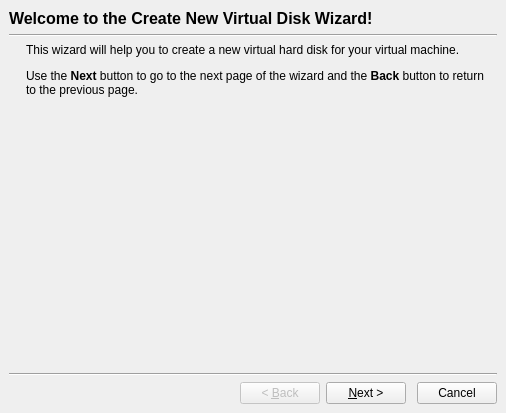
<ui version="4.0" >
 <comment>
 VBox frontends: Qt4 GUI ("VirtualBox"):

 Copyright (C) 2008 Sun Microsystems, Inc.

 This file is part of VirtualBox Open Source Edition (OSE), as
 available from http://www.virtualbox.org. This file is free software;
 you can redistribute it and/or modify it under the terms of the GNU
 General Public License (GPL) as published by the Free Software
 Foundation, in version 2 as it comes in the "COPYING" file of the
 VirtualBox OSE distribution. VirtualBox OSE is distributed in the
 hope that it will be useful, but WITHOUT ANY WARRANTY of any kind.

 Please contact Sun Microsystems, Inc., 4150 Network Circle, Santa
 Clara, CA 95054 USA or visit http://www.sun.com if you need
 additional information or have any questions.
 </comment>
 <class>VBoxNewHDWzd</class>
 <widget class="QDialog" name="VBoxNewHDWzd" >
  <property name="geometry" >
   <rect>
    <x>0</x>
    <y>0</y>
    <width>506</width>
    <height>413</height>
   </rect>
  </property>
  <property name="windowTitle" >
   <string>Create New Virtual Disk</string>
  </property>
  <layout class="QVBoxLayout" >
   <property name="leftMargin" >
    <number>0</number>
   </property>
   <property name="topMargin" >
    <number>0</number>
   </property>
   <property name="rightMargin" >
    <number>0</number>
   </property>
   <property name="bottomMargin" >
    <number>0</number>
   </property>
   <item>
    <widget class="QStackedWidget" name="mPageStack" >
     <property name="currentIndex" >
      <number>0</number>
     </property>
     <widget class="QWidget" name="mPageWelcome" >
      <layout class="QVBoxLayout" >
       <item>
        <widget class="QLabel" name="mPageWelcomeHdr" >
         <property name="font" >
          <font>
           <family>Arial</family>
           <pointsize>12</pointsize>
           <weight>75</weight>
           <bold>true</bold>
          </font>
         </property>
         <property name="text" >
          <string>Welcome to the Create New Virtual Disk Wizard!</string>
         </property>
        </widget>
       </item>
       <item>
        <widget class="Line" name="line11" >
         <property name="orientation" >
          <enum>Qt::Horizontal</enum>
         </property>
        </widget>
       </item>
       <item>
        <layout class="QHBoxLayout" >
         <property name="spacing" >
          <number>10</number>
         </property>
         <item>
          <widget class="QLabel" name="mLogoWelcome" >
           <property name="sizePolicy" >
            <sizepolicy vsizetype="Minimum" hsizetype="Maximum" >
             <horstretch>0</horstretch>
             <verstretch>0</verstretch>
            </sizepolicy>
           </property>
           <property name="autoFillBackground" >
            <bool>true</bool>
           </property>
           <property name="text" >
            <string/>
           </property>
           <property name="pixmap" >
            <pixmap resource="../VirtualBox1.qrc" >:/vmw_new_harddisk.png</pixmap>
           </property>
           <property name="alignment" >
            <set>Qt::AlignLeading|Qt::AlignLeft|Qt::AlignTop</set>
           </property>
          </widget>
         </item>
         <item>
          <layout class="QVBoxLayout" >
           <property name="spacing" >
            <number>10</number>
           </property>
           <item>
            <widget class="QILabel" name="mTextWelcome" >
             <property name="sizePolicy" >
              <sizepolicy vsizetype="Minimum" hsizetype="Minimum" >
               <horstretch>0</horstretch>
               <verstretch>0</verstretch>
              </sizepolicy>
             </property>
             <property name="minimumSize" >
              <size>
               <width>300</width>
               <height>0</height>
              </size>
             </property>
             <property name="text" >
              <string>&lt;p>This wizard will help you to create a new virtual hard disk for your virtual machine.&lt;/p>&lt;p>Use the &lt;b>Next&lt;/b> button to go to the next page of the wizard and the &lt;b>Back&lt;/b> button to return to the previous page.&lt;/p></string>
             </property>
             <property name="alignment" >
              <set>Qt::AlignLeading|Qt::AlignLeft|Qt::AlignTop</set>
             </property>
             <property name="wordWrap" >
              <bool>true</bool>
             </property>
            </widget>
           </item>
           <item>
            <spacer>
             <property name="orientation" >
              <enum>Qt::Vertical</enum>
             </property>
             <property name="sizeHint" >
              <size>
               <width>0</width>
               <height>0</height>
              </size>
             </property>
            </spacer>
           </item>
          </layout>
         </item>
        </layout>
       </item>
       <item>
        <widget class="Line" name="line12" >
         <property name="orientation" >
          <enum>Qt::Horizontal</enum>
         </property>
        </widget>
       </item>
       <item>
        <layout class="QHBoxLayout" >
         <item>
          <spacer>
           <property name="orientation" >
            <enum>Qt::Horizontal</enum>
           </property>
           <property name="sizeHint" >
            <size>
             <width>0</width>
             <height>0</height>
            </size>
           </property>
          </spacer>
         </item>
         <item>
          <widget class="QPushButton" name="mBtnBack1" >
           <property name="enabled" >
            <bool>false</bool>
           </property>
           <property name="text" >
            <string>&lt; &amp;Back</string>
           </property>
          </widget>
         </item>
         <item>
          <widget class="QPushButton" name="mBtnNext1" >
           <property name="text" >
            <string>&amp;Next ></string>
           </property>
          </widget>
         </item>
         <item>
          <spacer>
           <property name="orientation" >
            <enum>Qt::Horizontal</enum>
           </property>
           <property name="sizeType" >
            <enum>QSizePolicy::Fixed</enum>
           </property>
           <property name="sizeHint" >
            <size>
             <width>5</width>
             <height>0</height>
            </size>
           </property>
          </spacer>
         </item>
         <item>
          <widget class="QPushButton" name="mBtnCancel1" >
           <property name="text" >
            <string>Cancel</string>
           </property>
          </widget>
         </item>
        </layout>
       </item>
      </layout>
     </widget>
     <widget class="QWidget" name="mPageType" >
      <layout class="QVBoxLayout" >
       <item>
        <widget class="QLabel" name="mPageTypeHdr" >
         <property name="font" >
          <font>
           <family>Arial</family>
           <pointsize>12</pointsize>
           <weight>75</weight>
           <bold>true</bold>
          </font>
         </property>
         <property name="text" >
          <string>Hard Disk Storage Type</string>
         </property>
        </widget>
       </item>
       <item>
        <widget class="Line" name="line21" >
         <property name="orientation" >
          <enum>Qt::Horizontal</enum>
         </property>
        </widget>
       </item>
       <item>
        <layout class="QHBoxLayout" >
         <property name="spacing" >
          <number>10</number>
         </property>
         <item>
          <widget class="QLabel" name="mLogoType" >
           <property name="sizePolicy" >
            <sizepolicy vsizetype="Minimum" hsizetype="Maximum" >
             <horstretch>0</horstretch>
             <verstretch>0</verstretch>
            </sizepolicy>
           </property>
           <property name="autoFillBackground" >
            <bool>true</bool>
           </property>
           <property name="text" >
            <string/>
           </property>
           <property name="pixmap" >
            <pixmap resource="../VirtualBox1.qrc" >:/vmw_new_harddisk.png</pixmap>
           </property>
           <property name="alignment" >
            <set>Qt::AlignLeading|Qt::AlignLeft|Qt::AlignTop</set>
           </property>
          </widget>
         </item>
         <item>
          <layout class="QVBoxLayout" >
           <property name="spacing" >
            <number>10</number>
           </property>
           <item>
            <widget class="QILabel" name="mTextType" >
             <property name="sizePolicy" >
              <sizepolicy vsizetype="Minimum" hsizetype="Minimum" >
               <horstretch>0</horstretch>
               <verstretch>0</verstretch>
              </sizepolicy>
             </property>
             <property name="minimumSize" >
              <size>
               <width>300</width>
               <height>0</height>
              </size>
             </property>
             <property name="text" >
              <string>&lt;p>Select the type of virtual hard disk you want to create.&lt;/p>&lt;p>A &lt;b>dynamically expanding storage&lt;/b> initially occupies a very small amount of space on your physical hard disk. It will grow dynamically (up to the size specified) as the Guest OS claims disk space.&lt;/p>&lt;p>A &lt;b>fixed-size storage&lt;/b> does not grow. It is stored in a file of approximately the same size as the size of the virtual hard disk. The creation of a fixed-size storage may take a long time depending on the storage size and the write performance of your harddisk.&lt;/p></string>
             </property>
             <property name="alignment" >
              <set>Qt::AlignLeading|Qt::AlignLeft|Qt::AlignTop</set>
             </property>
             <property name="wordWrap" >
              <bool>true</bool>
             </property>
            </widget>
           </item>
           <item>
            <widget class="QGroupBox" name="mGbType" >
             <property name="sizePolicy" >
              <sizepolicy vsizetype="Fixed" hsizetype="Expanding" >
               <horstretch>0</horstretch>
               <verstretch>0</verstretch>
              </sizepolicy>
             </property>
             <property name="title" >
              <string>Storage Type</string>
             </property>
             <layout class="QVBoxLayout" >
              <property name="topMargin" >
               <number>4</number>
              </property>
              <item>
               <widget class="QRadioButton" name="mRbDynamicType" >
                <property name="sizePolicy" >
                 <sizepolicy vsizetype="Fixed" hsizetype="Expanding" >
                  <horstretch>0</horstretch>
                  <verstretch>0</verstretch>
                 </sizepolicy>
                </property>
                <property name="text" >
                 <string>&amp;Dynamically expanding storage</string>
                </property>
                <property name="checked" >
                 <bool>true</bool>
                </property>
               </widget>
              </item>
              <item>
               <widget class="QRadioButton" name="mRbFixedType" >
                <property name="sizePolicy" >
                 <sizepolicy vsizetype="Fixed" hsizetype="Expanding" >
                  <horstretch>0</horstretch>
                  <verstretch>0</verstretch>
                 </sizepolicy>
                </property>
                <property name="text" >
                 <string>&amp;Fixed-size storage</string>
                </property>
               </widget>
              </item>
             </layout>
            </widget>
           </item>
           <item>
            <spacer>
             <property name="orientation" >
              <enum>Qt::Vertical</enum>
             </property>
             <property name="sizeHint" >
              <size>
               <width>0</width>
               <height>0</height>
              </size>
             </property>
            </spacer>
           </item>
          </layout>
         </item>
        </layout>
       </item>
       <item>
        <widget class="Line" name="line22" >
         <property name="orientation" >
          <enum>Qt::Horizontal</enum>
         </property>
        </widget>
       </item>
       <item>
        <layout class="QHBoxLayout" >
         <item>
          <spacer>
           <property name="orientation" >
            <enum>Qt::Horizontal</enum>
           </property>
           <property name="sizeHint" >
            <size>
             <width>0</width>
             <height>0</height>
            </size>
           </property>
          </spacer>
         </item>
         <item>
          <widget class="QPushButton" name="mBtnBack2" >
           <property name="text" >
            <string>&lt; &amp;Back</string>
           </property>
          </widget>
         </item>
         <item>
          <widget class="QPushButton" name="mBtnNext2" >
           <property name="text" >
            <string>&amp;Next ></string>
           </property>
          </widget>
         </item>
         <item>
          <spacer>
           <property name="orientation" >
            <enum>Qt::Horizontal</enum>
           </property>
           <property name="sizeType" >
            <enum>QSizePolicy::Fixed</enum>
           </property>
           <property name="sizeHint" >
            <size>
             <width>5</width>
             <height>0</height>
            </size>
           </property>
          </spacer>
         </item>
         <item>
          <widget class="QPushButton" name="mBtnCancel2" >
           <property name="text" >
            <string>Cancel</string>
           </property>
          </widget>
         </item>
        </layout>
       </item>
      </layout>
     </widget>
     <widget class="QWidget" name="mPageNameAndSize" >
      <layout class="QVBoxLayout" >
       <item>
        <widget class="QLabel" name="mPageNameAndSizeHdr" >
         <property name="font" >
          <font>
           <family>Arial</family>
           <pointsize>12</pointsize>
           <weight>75</weight>
           <bold>true</bold>
          </font>
         </property>
         <property name="text" >
          <string>Virtual Disk Location and Size</string>
         </property>
        </widget>
       </item>
       <item>
        <widget class="Line" name="line31" >
         <property name="orientation" >
          <enum>Qt::Horizontal</enum>
         </property>
        </widget>
       </item>
       <item>
        <layout class="QHBoxLayout" >
         <property name="spacing" >
          <number>10</number>
         </property>
         <item>
          <widget class="QLabel" name="mLogoNameAndSize" >
           <property name="sizePolicy" >
            <sizepolicy vsizetype="Minimum" hsizetype="Maximum" >
             <horstretch>0</horstretch>
             <verstretch>0</verstretch>
            </sizepolicy>
           </property>
           <property name="autoFillBackground" >
            <bool>true</bool>
           </property>
           <property name="text" >
            <string/>
           </property>
           <property name="pixmap" >
            <pixmap resource="../VirtualBox1.qrc" >:/vmw_new_harddisk.png</pixmap>
           </property>
           <property name="alignment" >
            <set>Qt::AlignLeading|Qt::AlignLeft|Qt::AlignTop</set>
           </property>
          </widget>
         </item>
         <item>
          <layout class="QVBoxLayout" >
           <property name="spacing" >
            <number>10</number>
           </property>
           <item>
            <widget class="QILabel" name="mTextNameComment" >
             <property name="sizePolicy" >
              <sizepolicy vsizetype="Minimum" hsizetype="Minimum" >
               <horstretch>0</horstretch>
               <verstretch>0</verstretch>
              </sizepolicy>
             </property>
             <property name="minimumSize" >
              <size>
               <width>300</width>
               <height>0</height>
              </size>
             </property>
             <property name="text" >
              <string>&lt;p>Press the &lt;b>Select&lt;/b> button to select the location of a file to store the hard disk data or type a file name in the entry field.&lt;/p></string>
             </property>
             <property name="alignment" >
              <set>Qt::AlignLeading|Qt::AlignLeft|Qt::AlignTop</set>
             </property>
             <property name="wordWrap" >
              <bool>true</bool>
             </property>
            </widget>
           </item>
           <item>
            <widget class="QGroupBox" name="mGbName" >
             <property name="sizePolicy" >
              <sizepolicy vsizetype="Fixed" hsizetype="Expanding" >
               <horstretch>0</horstretch>
               <verstretch>0</verstretch>
              </sizepolicy>
             </property>
             <property name="title" >
              <string>&amp;Location</string>
             </property>
             <layout class="QHBoxLayout" >
              <property name="topMargin" >
               <number>4</number>
              </property>
              <item>
               <widget class="QLineEdit" name="mLeName" />
              </item>
              <item>
               <widget class="QToolButton" name="mTbNameSelect" >
                <property name="text" >
                 <string/>
                </property>
                <property name="icon" >
                 <iconset resource="../VirtualBox1.qrc" >:/select_file_16px.png</iconset>
                </property>
               </widget>
              </item>
             </layout>
            </widget>
           </item>
           <item>
            <widget class="QILabel" name="mTextSizeComment" >
             <property name="sizePolicy" >
              <sizepolicy vsizetype="Minimum" hsizetype="Minimum" >
               <horstretch>0</horstretch>
               <verstretch>0</verstretch>
              </sizepolicy>
             </property>
             <property name="minimumSize" >
              <size>
               <width>300</width>
               <height>0</height>
              </size>
             </property>
             <property name="text" >
              <string>&lt;p>Select the size of the virtual hard disk in megabytes. This size will be reported to the Guest OS as the maximum size of this hard disk.&lt;/p></string>
             </property>
             <property name="alignment" >
              <set>Qt::AlignLeading|Qt::AlignLeft|Qt::AlignTop</set>
             </property>
             <property name="wordWrap" >
              <bool>true</bool>
             </property>
            </widget>
           </item>
           <item>
            <widget class="QGroupBox" name="mGbSize" >
             <property name="sizePolicy" >
              <sizepolicy vsizetype="Fixed" hsizetype="Expanding" >
               <horstretch>0</horstretch>
               <verstretch>0</verstretch>
              </sizepolicy>
             </property>
             <property name="title" >
              <string>&amp;Size</string>
             </property>
             <layout class="QGridLayout" >
              <item row="0" column="0" colspan="3" >
               <widget class="QSlider" name="mSlSize" >
                <property name="sizePolicy" >
                 <sizepolicy vsizetype="Fixed" hsizetype="Expanding" >
                  <horstretch>0</horstretch>
                  <verstretch>0</verstretch>
                 </sizepolicy>
                </property>
                <property name="orientation" >
                 <enum>Qt::Horizontal</enum>
                </property>
                <property name="tickPosition" >
                 <enum>QSlider::TicksBelow</enum>
                </property>
               </widget>
              </item>
              <item row="0" column="3" >
               <widget class="QILineEdit" name="mLeSize" >
                <property name="sizePolicy" >
                 <sizepolicy vsizetype="Fixed" hsizetype="Maximum" >
                  <horstretch>0</horstretch>
                  <verstretch>0</verstretch>
                 </sizepolicy>
                </property>
               </widget>
              </item>
              <item row="1" column="0" >
               <widget class="QLabel" name="mTxSizeMin" >
                <property name="sizePolicy" >
                 <sizepolicy vsizetype="Preferred" hsizetype="Minimum" >
                  <horstretch>0</horstretch>
                  <verstretch>0</verstretch>
                 </sizepolicy>
                </property>
                <property name="alignment" >
                 <set>Qt::AlignLeading|Qt::AlignLeft|Qt::AlignTop</set>
                </property>
               </widget>
              </item>
              <item row="1" column="1" >
               <spacer>
                <property name="orientation" >
                 <enum>Qt::Horizontal</enum>
                </property>
                <property name="sizeType" >
                 <enum>QSizePolicy::Expanding</enum>
                </property>
                <property name="sizeHint" >
                 <size>
                  <width>221</width>
                  <height>20</height>
                 </size>
                </property>
               </spacer>
              </item>
              <item row="1" column="2" >
               <widget class="QLabel" name="mTxSizeMax" >
                <property name="sizePolicy" >
                 <sizepolicy vsizetype="Preferred" hsizetype="Minimum" >
                  <horstretch>0</horstretch>
                  <verstretch>0</verstretch>
                 </sizepolicy>
                </property>
                <property name="alignment" >
                 <set>Qt::AlignRight|Qt::AlignTop|Qt::AlignTrailing</set>
                </property>
               </widget>
              </item>
             </layout>
            </widget>
           </item>
           <item>
            <spacer>
             <property name="orientation" >
              <enum>Qt::Vertical</enum>
             </property>
             <property name="sizeHint" >
              <size>
               <width>0</width>
               <height>0</height>
              </size>
             </property>
            </spacer>
           </item>
          </layout>
         </item>
        </layout>
       </item>
       <item>
        <widget class="Line" name="line32" >
         <property name="orientation" >
          <enum>Qt::Horizontal</enum>
         </property>
        </widget>
       </item>
       <item>
        <layout class="QHBoxLayout" >
         <item>
          <spacer>
           <property name="orientation" >
            <enum>Qt::Horizontal</enum>
           </property>
           <property name="sizeHint" >
            <size>
             <width>0</width>
             <height>0</height>
            </size>
           </property>
          </spacer>
         </item>
         <item>
          <widget class="QPushButton" name="mBtnBack3" >
           <property name="text" >
            <string>&lt; &amp;Back</string>
           </property>
          </widget>
         </item>
         <item>
          <widget class="QPushButton" name="mBtnNext3" >
           <property name="text" >
            <string>&amp;Next ></string>
           </property>
          </widget>
         </item>
         <item>
          <spacer>
           <property name="orientation" >
            <enum>Qt::Horizontal</enum>
           </property>
           <property name="sizeType" >
            <enum>QSizePolicy::Fixed</enum>
           </property>
           <property name="sizeHint" >
            <size>
             <width>5</width>
             <height>0</height>
            </size>
           </property>
          </spacer>
         </item>
         <item>
          <widget class="QPushButton" name="mBtnCancel3" >
           <property name="text" >
            <string>Cancel</string>
           </property>
          </widget>
         </item>
        </layout>
       </item>
      </layout>
     </widget>
     <widget class="QWidget" name="mPageSummary" >
      <layout class="QVBoxLayout" >
       <item>
        <widget class="QLabel" name="mPageSummaryHdr" >
         <property name="font" >
          <font>
           <family>Arial</family>
           <pointsize>12</pointsize>
           <weight>75</weight>
           <bold>true</bold>
          </font>
         </property>
         <property name="text" >
          <string>Summary</string>
         </property>
        </widget>
       </item>
       <item>
        <widget class="Line" name="line41" >
         <property name="orientation" >
          <enum>Qt::Horizontal</enum>
         </property>
        </widget>
       </item>
       <item>
        <layout class="QHBoxLayout" >
         <property name="spacing" >
          <number>10</number>
         </property>
         <item>
          <widget class="QLabel" name="mLogoSummary" >
           <property name="sizePolicy" >
            <sizepolicy vsizetype="Minimum" hsizetype="Maximum" >
             <horstretch>0</horstretch>
             <verstretch>0</verstretch>
            </sizepolicy>
           </property>
           <property name="autoFillBackground" >
            <bool>true</bool>
           </property>
           <property name="text" >
            <string/>
           </property>
           <property name="pixmap" >
            <pixmap resource="../VirtualBox1.qrc" >:/vmw_new_harddisk.png</pixmap>
           </property>
           <property name="alignment" >
            <set>Qt::AlignLeading|Qt::AlignLeft|Qt::AlignTop</set>
           </property>
          </widget>
         </item>
         <item>
          <layout class="QVBoxLayout" >
           <property name="spacing" >
            <number>10</number>
           </property>
           <item>
            <widget class="QILabel" name="mTextSummaryHdr" >
             <property name="sizePolicy" >
              <sizepolicy vsizetype="Minimum" hsizetype="Minimum" >
               <horstretch>0</horstretch>
               <verstretch>0</verstretch>
              </sizepolicy>
             </property>
             <property name="minimumSize" >
              <size>
               <width>300</width>
               <height>0</height>
              </size>
             </property>
             <property name="text" >
              <string>You are going to create a new virtual hard disk with the following parameters:</string>
             </property>
             <property name="alignment" >
              <set>Qt::AlignLeading|Qt::AlignLeft|Qt::AlignTop</set>
             </property>
             <property name="wordWrap" >
              <bool>true</bool>
             </property>
            </widget>
           </item>
           <item>
            <widget class="QITextEdit" name="mTeSummary" >
             <property name="sizePolicy" >
              <sizepolicy vsizetype="Minimum" hsizetype="Minimum" >
               <horstretch>0</horstretch>
               <verstretch>0</verstretch>
              </sizepolicy>
             </property>
             <property name="minimumSize" >
              <size>
               <width>300</width>
               <height>0</height>
              </size>
             </property>
             <property name="frameShape" >
              <enum>QFrame::NoFrame</enum>
             </property>
             <property name="autoFormatting" >
              <set>QTextEdit::AutoAll</set>
             </property>
             <property name="readOnly" >
              <bool>true</bool>
             </property>
            </widget>
           </item>
           <item>
            <widget class="QILabel" name="mTextSummaryFtr" >
             <property name="sizePolicy" >
              <sizepolicy vsizetype="Minimum" hsizetype="Minimum" >
               <horstretch>0</horstretch>
               <verstretch>0</verstretch>
              </sizepolicy>
             </property>
             <property name="minimumSize" >
              <size>
               <width>300</width>
               <height>0</height>
              </size>
             </property>
             <property name="text" >
              <string>If the above settings are correct, press the &lt;b>Finish&lt;/b> button. Once you press it, a new hard disk will be created.</string>
             </property>
             <property name="alignment" >
              <set>Qt::AlignLeading|Qt::AlignLeft|Qt::AlignTop</set>
             </property>
             <property name="wordWrap" >
              <bool>true</bool>
             </property>
            </widget>
           </item>
           <item>
            <spacer>
             <property name="orientation" >
              <enum>Qt::Vertical</enum>
             </property>
             <property name="sizeType" >
              <enum>QSizePolicy::Expanding</enum>
             </property>
             <property name="sizeHint" >
              <size>
               <width>0</width>
               <height>0</height>
              </size>
             </property>
            </spacer>
           </item>
          </layout>
         </item>
        </layout>
       </item>
       <item>
        <widget class="Line" name="line42" >
         <property name="orientation" >
          <enum>Qt::Horizontal</enum>
         </property>
        </widget>
       </item>
       <item>
        <layout class="QHBoxLayout" >
         <item>
          <spacer>
           <property name="orientation" >
            <enum>Qt::Horizontal</enum>
           </property>
           <property name="sizeHint" >
            <size>
             <width>0</width>
             <height>0</height>
            </size>
           </property>
          </spacer>
         </item>
         <item>
          <widget class="QPushButton" name="mBtnBack4" >
           <property name="text" >
            <string>&lt; &amp;Back</string>
           </property>
          </widget>
         </item>
         <item>
          <widget class="QPushButton" name="mBtnFinish" >
           <property name="text" >
            <string>&amp;Finish</string>
           </property>
          </widget>
         </item>
         <item>
          <spacer>
           <property name="orientation" >
            <enum>Qt::Horizontal</enum>
           </property>
           <property name="sizeType" >
            <enum>QSizePolicy::Fixed</enum>
           </property>
           <property name="sizeHint" >
            <size>
             <width>5</width>
             <height>0</height>
            </size>
           </property>
          </spacer>
         </item>
         <item>
          <widget class="QPushButton" name="mBtnCancel4" >
           <property name="text" >
            <string>Cancel</string>
           </property>
          </widget>
         </item>
        </layout>
       </item>
      </layout>
     </widget>
    </widget>
   </item>
  </layout>
 </widget>
 <customwidgets>
  <customwidget>
   <class>QILabel</class>
   <extends>QLabel</extends>
   <header>QILabel.h</header>
  </customwidget>
  <customwidget>
   <class>QITextEdit</class>
   <extends>QTextEdit</extends>
   <header>QIAbstractWizard.h</header>
  </customwidget>
  <customwidget>
   <class>QILineEdit</class>
   <extends>QLineEdit</extends>
   <header>QILineEdit.h</header>
  </customwidget>
 </customwidgets>
 <tabstops>
  <tabstop>mBtnNext1</tabstop>
  <tabstop>mBtnCancel1</tabstop>
  <tabstop>mBtnBack2</tabstop>
  <tabstop>mBtnNext2</tabstop>
  <tabstop>mBtnCancel2</tabstop>
  <tabstop>mSlSize</tabstop>
  <tabstop>mLeSize</tabstop>
  <tabstop>mBtnBack3</tabstop>
  <tabstop>mBtnNext3</tabstop>
  <tabstop>mBtnCancel3</tabstop>
  <tabstop>mBtnBack4</tabstop>
  <tabstop>mBtnFinish</tabstop>
  <tabstop>mBtnCancel4</tabstop>
 </tabstops>
 <resources>
  <include location="../VirtualBox1.qrc" />
 </resources>
 <connections/>
</ui>
